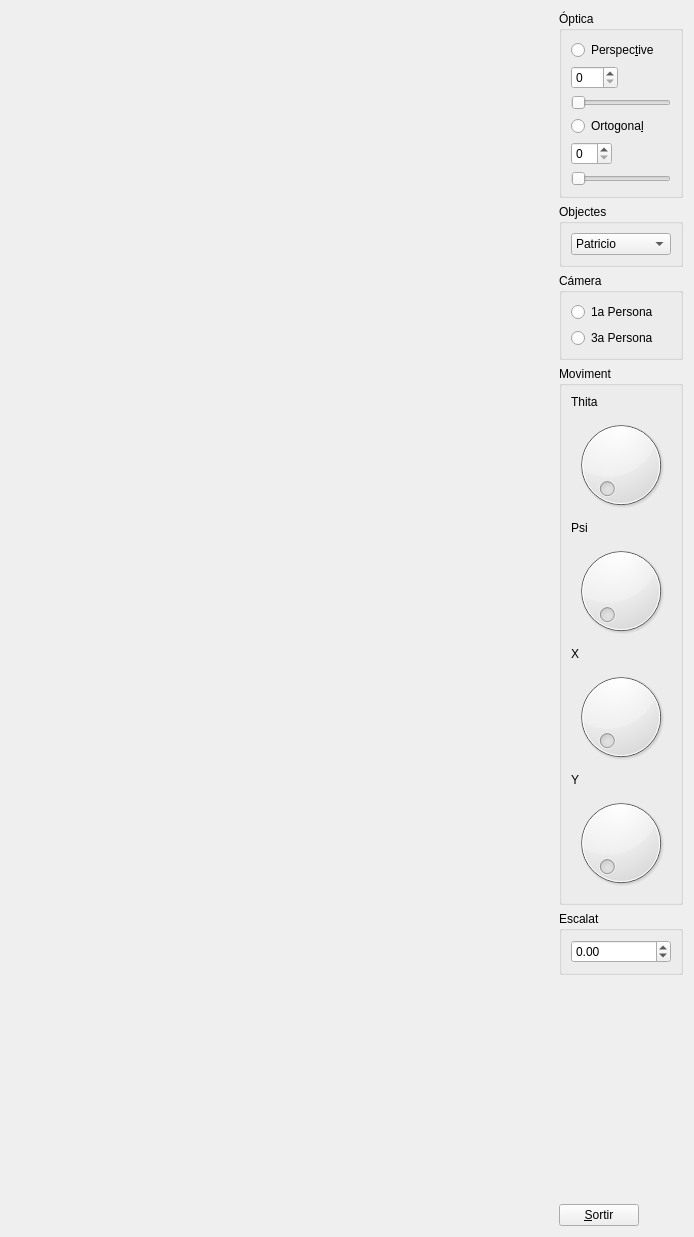
<?xml version="1.0" encoding="UTF-8"?>
<ui version="4.0">
 <class>MyForm</class>
 <widget class="QWidget" name="MyForm">
  <property name="geometry">
   <rect>
    <x>0</x>
    <y>0</y>
    <width>694</width>
    <height>1237</height>
   </rect>
  </property>
  <property name="windowTitle">
   <string>Form</string>
  </property>
  <layout class="QHBoxLayout" name="horizontalLayout">
   <item>
    <widget class="MyGLWidget" name="widget" native="true">
     <property name="sizePolicy">
      <sizepolicy hsizetype="Expanding" vsizetype="Expanding">
       <horstretch>0</horstretch>
       <verstretch>0</verstretch>
      </sizepolicy>
     </property>
    </widget>
   </item>
   <item>
    <layout class="QVBoxLayout" name="verticalLayout">
     <item>
      <widget class="QGroupBox" name="groupBox">
       <property name="sizePolicy">
        <sizepolicy hsizetype="Minimum" vsizetype="Minimum">
         <horstretch>0</horstretch>
         <verstretch>0</verstretch>
        </sizepolicy>
       </property>
       <property name="title">
        <string>Óptica</string>
       </property>
       <property name="checkable">
        <bool>false</bool>
       </property>
       <layout class="QVBoxLayout" name="verticalLayout_2">
        <item>
         <widget class="QRadioButton" name="radioButton">
          <property name="text">
           <string>Perspec&amp;tive</string>
          </property>
          <property name="autoExclusive">
           <bool>true</bool>
          </property>
         </widget>
        </item>
        <item>
         <widget class="QSpinBox" name="spinBox">
          <property name="sizePolicy">
           <sizepolicy hsizetype="Fixed" vsizetype="Fixed">
            <horstretch>0</horstretch>
            <verstretch>0</verstretch>
           </sizepolicy>
          </property>
          <property name="maximum">
           <number>160</number>
          </property>
         </widget>
        </item>
        <item>
         <widget class="QSlider" name="horizontalSlider_2">
          <property name="sizePolicy">
           <sizepolicy hsizetype="Preferred" vsizetype="Fixed">
            <horstretch>0</horstretch>
            <verstretch>0</verstretch>
           </sizepolicy>
          </property>
          <property name="minimum">
           <number>15</number>
          </property>
          <property name="maximum">
           <number>160</number>
          </property>
          <property name="orientation">
           <enum>Qt::Horizontal</enum>
          </property>
         </widget>
        </item>
        <item>
         <widget class="QRadioButton" name="radioButton_2">
          <property name="text">
           <string>Ortogona&amp;l</string>
          </property>
          <property name="checked">
           <bool>false</bool>
          </property>
          <property name="autoExclusive">
           <bool>true</bool>
          </property>
         </widget>
        </item>
        <item>
         <widget class="QSpinBox" name="spinBox_2">
          <property name="sizePolicy">
           <sizepolicy hsizetype="Fixed" vsizetype="Fixed">
            <horstretch>0</horstretch>
            <verstretch>0</verstretch>
           </sizepolicy>
          </property>
          <property name="maximum">
           <number>36</number>
          </property>
         </widget>
        </item>
        <item>
         <widget class="QSlider" name="horizontalSlider">
          <property name="sizePolicy">
           <sizepolicy hsizetype="Preferred" vsizetype="Fixed">
            <horstretch>0</horstretch>
            <verstretch>0</verstretch>
           </sizepolicy>
          </property>
          <property name="maximum">
           <number>36</number>
          </property>
          <property name="orientation">
           <enum>Qt::Horizontal</enum>
          </property>
         </widget>
        </item>
       </layout>
      </widget>
     </item>
     <item>
      <widget class="QGroupBox" name="groupBox_2">
       <property name="enabled">
        <bool>true</bool>
       </property>
       <property name="sizePolicy">
        <sizepolicy hsizetype="Minimum" vsizetype="Minimum">
         <horstretch>0</horstretch>
         <verstretch>0</verstretch>
        </sizepolicy>
       </property>
       <property name="title">
        <string>Objectes</string>
       </property>
       <layout class="QVBoxLayout" name="verticalLayout_3">
        <item>
         <widget class="QComboBox" name="comboBox">
          <item>
           <property name="text">
            <string>Patricio</string>
           </property>
          </item>
          <item>
           <property name="text">
            <string>Legoman</string>
           </property>
          </item>
          <item>
           <property name="text">
            <string>Vaca</string>
           </property>
          </item>
         </widget>
        </item>
       </layout>
      </widget>
     </item>
     <item>
      <widget class="QGroupBox" name="groupBox_3">
       <property name="enabled">
        <bool>true</bool>
       </property>
       <property name="sizePolicy">
        <sizepolicy hsizetype="Minimum" vsizetype="Minimum">
         <horstretch>0</horstretch>
         <verstretch>0</verstretch>
        </sizepolicy>
       </property>
       <property name="title">
        <string>Cámera</string>
       </property>
       <layout class="QVBoxLayout" name="verticalLayout_5">
        <item>
         <widget class="QRadioButton" name="radioButton_3">
          <property name="text">
           <string>1a Persona</string>
          </property>
         </widget>
        </item>
        <item>
         <widget class="QRadioButton" name="radioButton_4">
          <property name="text">
           <string>3a Persona</string>
          </property>
         </widget>
        </item>
       </layout>
      </widget>
     </item>
     <item>
      <widget class="QGroupBox" name="groupBox_4">
       <property name="sizePolicy">
        <sizepolicy hsizetype="Minimum" vsizetype="Minimum">
         <horstretch>0</horstretch>
         <verstretch>0</verstretch>
        </sizepolicy>
       </property>
       <property name="title">
        <string>Moviment</string>
       </property>
       <property name="checkable">
        <bool>false</bool>
       </property>
       <layout class="QVBoxLayout" name="verticalLayout_4">
        <item>
         <widget class="QLabel" name="label">
          <property name="text">
           <string>Thita</string>
          </property>
         </widget>
        </item>
        <item>
         <widget class="QDial" name="dial_5">
          <property name="sizePolicy">
           <sizepolicy hsizetype="Preferred" vsizetype="Preferred">
            <horstretch>0</horstretch>
            <verstretch>0</verstretch>
           </sizepolicy>
          </property>
          <property name="maximum">
           <number>359</number>
          </property>
         </widget>
        </item>
        <item>
         <widget class="QLabel" name="label_2">
          <property name="text">
           <string>Psi</string>
          </property>
         </widget>
        </item>
        <item>
         <widget class="QDial" name="dial_2">
          <property name="sizePolicy">
           <sizepolicy hsizetype="Preferred" vsizetype="Preferred">
            <horstretch>0</horstretch>
            <verstretch>0</verstretch>
           </sizepolicy>
          </property>
          <property name="maximum">
           <number>359</number>
          </property>
         </widget>
        </item>
        <item>
         <widget class="QLabel" name="label_3">
          <property name="text">
           <string>X</string>
          </property>
         </widget>
        </item>
        <item>
         <widget class="QDial" name="dial_3">
          <property name="maximum">
           <number>359</number>
          </property>
         </widget>
        </item>
        <item>
         <widget class="QLabel" name="label_4">
          <property name="text">
           <string>Y</string>
          </property>
         </widget>
        </item>
        <item>
         <widget class="QDial" name="dial_4">
          <property name="maximum">
           <number>359</number>
          </property>
         </widget>
        </item>
       </layout>
      </widget>
     </item>
     <item>
      <widget class="QGroupBox" name="groupBox_5">
       <property name="title">
        <string>Escalat</string>
       </property>
       <layout class="QVBoxLayout" name="verticalLayout_6">
        <item>
         <widget class="QDoubleSpinBox" name="doubleSpinBox">
          <property name="minimum">
           <double>-99.989999999999995</double>
          </property>
         </widget>
        </item>
       </layout>
      </widget>
     </item>
     <item>
      <spacer name="verticalSpacer">
       <property name="orientation">
        <enum>Qt::Vertical</enum>
       </property>
       <property name="sizeHint" stdset="0">
        <size>
         <width>20</width>
         <height>40</height>
        </size>
       </property>
      </spacer>
     </item>
     <item>
      <widget class="QPushButton" name="pushButton">
       <property name="sizePolicy">
        <sizepolicy hsizetype="Fixed" vsizetype="Fixed">
         <horstretch>0</horstretch>
         <verstretch>0</verstretch>
        </sizepolicy>
       </property>
       <property name="text">
        <string>&amp;Sortir</string>
       </property>
      </widget>
     </item>
    </layout>
   </item>
  </layout>
 </widget>
 <customwidgets>
  <customwidget>
   <class>MyGLWidget</class>
   <extends>QWidget</extends>
   <header>MyGLWidget.h</header>
   <container>1</container>
   <slots>
    <signal>setPressP(bool)</signal>
    <signal>setPress(bool)</signal>
    <signal>updatepsi(int)</signal>
    <signal>updatethita(int)</signal>
    <signal>setPressPrimera(bool)</signal>
    <signal>setPressTercera(bool)</signal>
    <signal>updatex(int)</signal>
    <signal>updatey(int)</signal>
    <signal>updateEscalat(double)</signal>
    <slot>ZoomPerspectiva(int)</slot>
    <slot>Perspective(bool)</slot>
    <slot>Ortogonal(bool)</slot>
    <slot>CarregaModel(QString)</slot>
    <slot>ZoomOrtogonal(int)</slot>
    <slot>updateThita(int)</slot>
    <slot>updatePsi(int)</slot>
    <slot>updateX(int)</slot>
    <slot>updateY(int)</slot>
    <slot>Primera(bool)</slot>
    <slot>Tercera(bool)</slot>
    <slot>setEscalat(double)</slot>
   </slots>
  </customwidget>
 </customwidgets>
 <resources/>
 <connections>
  <connection>
   <sender>pushButton</sender>
   <signal>clicked()</signal>
   <receiver>MyForm</receiver>
   <slot>close()</slot>
   <hints>
    <hint type="sourcelabel">
     <x>632</x>
     <y>762</y>
    </hint>
    <hint type="destinationlabel">
     <x>693</x>
     <y>529</y>
    </hint>
   </hints>
  </connection>
  <connection>
   <sender>radioButton</sender>
   <signal>clicked(bool)</signal>
   <receiver>widget</receiver>
   <slot>Perspective(bool)</slot>
   <hints>
    <hint type="sourcelabel">
     <x>674</x>
     <y>56</y>
    </hint>
    <hint type="destinationlabel">
     <x>540</x>
     <y>89</y>
    </hint>
   </hints>
  </connection>
  <connection>
   <sender>radioButton_2</sender>
   <signal>clicked(bool)</signal>
   <receiver>widget</receiver>
   <slot>Ortogonal(bool)</slot>
   <hints>
    <hint type="sourcelabel">
     <x>674</x>
     <y>152</y>
    </hint>
    <hint type="destinationlabel">
     <x>540</x>
     <y>62</y>
    </hint>
   </hints>
  </connection>
  <connection>
   <sender>comboBox</sender>
   <signal>currentTextChanged(QString)</signal>
   <receiver>widget</receiver>
   <slot>CarregaModel(QString)</slot>
   <hints>
    <hint type="sourcelabel">
     <x>674</x>
     <y>289</y>
    </hint>
    <hint type="destinationlabel">
     <x>540</x>
     <y>231</y>
    </hint>
   </hints>
  </connection>
  <connection>
   <sender>horizontalSlider_2</sender>
   <signal>valueChanged(int)</signal>
   <receiver>spinBox</receiver>
   <slot>setValue(int)</slot>
   <hints>
    <hint type="sourcelabel">
     <x>674</x>
     <y>97</y>
    </hint>
    <hint type="destinationlabel">
     <x>612</x>
     <y>75</y>
    </hint>
   </hints>
  </connection>
  <connection>
   <sender>horizontalSlider</sender>
   <signal>valueChanged(int)</signal>
   <receiver>spinBox_2</receiver>
   <slot>setValue(int)</slot>
   <hints>
    <hint type="sourcelabel">
     <x>674</x>
     <y>207</y>
    </hint>
    <hint type="destinationlabel">
     <x>612</x>
     <y>181</y>
    </hint>
   </hints>
  </connection>
  <connection>
   <sender>radioButton</sender>
   <signal>toggled(bool)</signal>
   <receiver>spinBox</receiver>
   <slot>setVisible(bool)</slot>
   <hints>
    <hint type="sourcelabel">
     <x>674</x>
     <y>52</y>
    </hint>
    <hint type="destinationlabel">
     <x>612</x>
     <y>80</y>
    </hint>
   </hints>
  </connection>
  <connection>
   <sender>radioButton</sender>
   <signal>toggled(bool)</signal>
   <receiver>horizontalSlider_2</receiver>
   <slot>setVisible(bool)</slot>
   <hints>
    <hint type="sourcelabel">
     <x>674</x>
     <y>48</y>
    </hint>
    <hint type="destinationlabel">
     <x>674</x>
     <y>103</y>
    </hint>
   </hints>
  </connection>
  <connection>
   <sender>radioButton_2</sender>
   <signal>toggled(bool)</signal>
   <receiver>spinBox_2</receiver>
   <slot>setVisible(bool)</slot>
   <hints>
    <hint type="sourcelabel">
     <x>674</x>
     <y>142</y>
    </hint>
    <hint type="destinationlabel">
     <x>612</x>
     <y>171</y>
    </hint>
   </hints>
  </connection>
  <connection>
   <sender>radioButton_2</sender>
   <signal>toggled(bool)</signal>
   <receiver>horizontalSlider</receiver>
   <slot>setVisible(bool)</slot>
   <hints>
    <hint type="sourcelabel">
     <x>674</x>
     <y>147</y>
    </hint>
    <hint type="destinationlabel">
     <x>674</x>
     <y>200</y>
    </hint>
   </hints>
  </connection>
  <connection>
   <sender>horizontalSlider</sender>
   <signal>sliderMoved(int)</signal>
   <receiver>widget</receiver>
   <slot>ZoomOrtogonal(int)</slot>
   <hints>
    <hint type="sourcelabel">
     <x>576</x>
     <y>205</y>
    </hint>
    <hint type="destinationlabel">
     <x>509</x>
     <y>208</y>
    </hint>
   </hints>
  </connection>
  <connection>
   <sender>horizontalSlider_2</sender>
   <signal>sliderMoved(int)</signal>
   <receiver>widget</receiver>
   <slot>ZoomPerspectiva(int)</slot>
   <hints>
    <hint type="sourcelabel">
     <x>586</x>
     <y>114</y>
    </hint>
    <hint type="destinationlabel">
     <x>512</x>
     <y>112</y>
    </hint>
   </hints>
  </connection>
  <connection>
   <sender>widget</sender>
   <signal>setPressP(bool)</signal>
   <receiver>radioButton</receiver>
   <slot>click()</slot>
   <hints>
    <hint type="sourcelabel">
     <x>508</x>
     <y>39</y>
    </hint>
    <hint type="destinationlabel">
     <x>582</x>
     <y>48</y>
    </hint>
   </hints>
  </connection>
  <connection>
   <sender>widget</sender>
   <signal>setPress(bool)</signal>
   <receiver>radioButton_2</receiver>
   <slot>click()</slot>
   <hints>
    <hint type="sourcelabel">
     <x>493</x>
     <y>145</y>
    </hint>
    <hint type="destinationlabel">
     <x>570</x>
     <y>146</y>
    </hint>
   </hints>
  </connection>
  <connection>
   <sender>dial_2</sender>
   <signal>sliderMoved(int)</signal>
   <receiver>widget</receiver>
   <slot>updatePsi(int)</slot>
   <hints>
    <hint type="sourcelabel">
     <x>576</x>
     <y>533</y>
    </hint>
    <hint type="destinationlabel">
     <x>482</x>
     <y>493</y>
    </hint>
   </hints>
  </connection>
  <connection>
   <sender>widget</sender>
   <signal>updatepsi(int)</signal>
   <receiver>dial_2</receiver>
   <slot>setValue(int)</slot>
   <hints>
    <hint type="sourcelabel">
     <x>509</x>
     <y>526</y>
    </hint>
    <hint type="destinationlabel">
     <x>585</x>
     <y>533</y>
    </hint>
   </hints>
  </connection>
  <connection>
   <sender>widget</sender>
   <signal>updatethita(int)</signal>
   <receiver>dial_5</receiver>
   <slot>setValue(int)</slot>
   <hints>
    <hint type="sourcelabel">
     <x>494</x>
     <y>394</y>
    </hint>
    <hint type="destinationlabel">
     <x>580</x>
     <y>475</y>
    </hint>
   </hints>
  </connection>
  <connection>
   <sender>dial_5</sender>
   <signal>sliderMoved(int)</signal>
   <receiver>widget</receiver>
   <slot>updateThita(int)</slot>
   <hints>
    <hint type="sourcelabel">
     <x>586</x>
     <y>470</y>
    </hint>
    <hint type="destinationlabel">
     <x>516</x>
     <y>365</y>
    </hint>
   </hints>
  </connection>
  <connection>
   <sender>radioButton_4</sender>
   <signal>toggled(bool)</signal>
   <receiver>dial_5</receiver>
   <slot>setVisible(bool)</slot>
   <hints>
    <hint type="sourcelabel">
     <x>625</x>
     <y>373</y>
    </hint>
    <hint type="destinationlabel">
     <x>631</x>
     <y>465</y>
    </hint>
   </hints>
  </connection>
  <connection>
   <sender>radioButton_4</sender>
   <signal>toggled(bool)</signal>
   <receiver>dial_2</receiver>
   <slot>setVisible(bool)</slot>
   <hints>
    <hint type="sourcelabel">
     <x>651</x>
     <y>374</y>
    </hint>
    <hint type="destinationlabel">
     <x>652</x>
     <y>523</y>
    </hint>
   </hints>
  </connection>
  <connection>
   <sender>radioButton_3</sender>
   <signal>toggled(bool)</signal>
   <receiver>dial_3</receiver>
   <slot>setVisible(bool)</slot>
   <hints>
    <hint type="sourcelabel">
     <x>602</x>
     <y>349</y>
    </hint>
    <hint type="destinationlabel">
     <x>608</x>
     <y>578</y>
    </hint>
   </hints>
  </connection>
  <connection>
   <sender>radioButton_3</sender>
   <signal>toggled(bool)</signal>
   <receiver>dial_4</receiver>
   <slot>setVisible(bool)</slot>
   <hints>
    <hint type="sourcelabel">
     <x>590</x>
     <y>346</y>
    </hint>
    <hint type="destinationlabel">
     <x>630</x>
     <y>639</y>
    </hint>
   </hints>
  </connection>
  <connection>
   <sender>radioButton_3</sender>
   <signal>toggled(bool)</signal>
   <receiver>label_3</receiver>
   <slot>setVisible(bool)</slot>
   <hints>
    <hint type="sourcelabel">
     <x>594</x>
     <y>352</y>
    </hint>
    <hint type="destinationlabel">
     <x>589</x>
     <y>554</y>
    </hint>
   </hints>
  </connection>
  <connection>
   <sender>radioButton_3</sender>
   <signal>toggled(bool)</signal>
   <receiver>label_4</receiver>
   <slot>setVisible(bool)</slot>
   <hints>
    <hint type="sourcelabel">
     <x>574</x>
     <y>347</y>
    </hint>
    <hint type="destinationlabel">
     <x>571</x>
     <y>613</y>
    </hint>
   </hints>
  </connection>
  <connection>
   <sender>radioButton_4</sender>
   <signal>toggled(bool)</signal>
   <receiver>label</receiver>
   <slot>setVisible(bool)</slot>
   <hints>
    <hint type="sourcelabel">
     <x>602</x>
     <y>378</y>
    </hint>
    <hint type="destinationlabel">
     <x>596</x>
     <y>440</y>
    </hint>
   </hints>
  </connection>
  <connection>
   <sender>radioButton_4</sender>
   <signal>toggled(bool)</signal>
   <receiver>label_2</receiver>
   <slot>setVisible(bool)</slot>
   <hints>
    <hint type="sourcelabel">
     <x>615</x>
     <y>377</y>
    </hint>
    <hint type="destinationlabel">
     <x>588</x>
     <y>496</y>
    </hint>
   </hints>
  </connection>
  <connection>
   <sender>widget</sender>
   <signal>setPressPrimera(bool)</signal>
   <receiver>radioButton_3</receiver>
   <slot>click()</slot>
   <hints>
    <hint type="sourcelabel">
     <x>487</x>
     <y>336</y>
    </hint>
    <hint type="destinationlabel">
     <x>572</x>
     <y>345</y>
    </hint>
   </hints>
  </connection>
  <connection>
   <sender>widget</sender>
   <signal>setPressTercera(bool)</signal>
   <receiver>radioButton_4</receiver>
   <slot>click()</slot>
   <hints>
    <hint type="sourcelabel">
     <x>520</x>
     <y>378</y>
    </hint>
    <hint type="destinationlabel">
     <x>572</x>
     <y>379</y>
    </hint>
   </hints>
  </connection>
  <connection>
   <sender>dial_3</sender>
   <signal>sliderMoved(int)</signal>
   <receiver>widget</receiver>
   <slot>updateX(int)</slot>
   <hints>
    <hint type="sourcelabel">
     <x>567</x>
     <y>577</y>
    </hint>
    <hint type="destinationlabel">
     <x>522</x>
     <y>608</y>
    </hint>
   </hints>
  </connection>
  <connection>
   <sender>dial_4</sender>
   <signal>sliderMoved(int)</signal>
   <receiver>widget</receiver>
   <slot>updateY(int)</slot>
   <hints>
    <hint type="sourcelabel">
     <x>583</x>
     <y>649</y>
    </hint>
    <hint type="destinationlabel">
     <x>526</x>
     <y>698</y>
    </hint>
   </hints>
  </connection>
  <connection>
   <sender>widget</sender>
   <signal>updatex(int)</signal>
   <receiver>dial_3</receiver>
   <slot>setValue(int)</slot>
   <hints>
    <hint type="sourcelabel">
     <x>488</x>
     <y>628</y>
    </hint>
    <hint type="destinationlabel">
     <x>583</x>
     <y>591</y>
    </hint>
   </hints>
  </connection>
  <connection>
   <sender>widget</sender>
   <signal>updatey(int)</signal>
   <receiver>dial_4</receiver>
   <slot>setValue(int)</slot>
   <hints>
    <hint type="sourcelabel">
     <x>510</x>
     <y>715</y>
    </hint>
    <hint type="destinationlabel">
     <x>585</x>
     <y>649</y>
    </hint>
   </hints>
  </connection>
  <connection>
   <sender>radioButton_3</sender>
   <signal>clicked(bool)</signal>
   <receiver>widget</receiver>
   <slot>Primera(bool)</slot>
   <hints>
    <hint type="sourcelabel">
     <x>567</x>
     <y>339</y>
    </hint>
    <hint type="destinationlabel">
     <x>520</x>
     <y>332</y>
    </hint>
   </hints>
  </connection>
  <connection>
   <sender>radioButton_4</sender>
   <signal>clicked(bool)</signal>
   <receiver>widget</receiver>
   <slot>Tercera(bool)</slot>
   <hints>
    <hint type="sourcelabel">
     <x>575</x>
     <y>367</y>
    </hint>
    <hint type="destinationlabel">
     <x>514</x>
     <y>370</y>
    </hint>
   </hints>
  </connection>
  <connection>
   <sender>doubleSpinBox</sender>
   <signal>valueChanged(double)</signal>
   <receiver>widget</receiver>
   <slot>setEscalat(double)</slot>
   <hints>
    <hint type="sourcelabel">
     <x>570</x>
     <y>722</y>
    </hint>
    <hint type="destinationlabel">
     <x>487</x>
     <y>737</y>
    </hint>
   </hints>
  </connection>
  <connection>
   <sender>widget</sender>
   <signal>updateEscalat(double)</signal>
   <receiver>doubleSpinBox</receiver>
   <slot>setValue(double)</slot>
   <hints>
    <hint type="sourcelabel">
     <x>513</x>
     <y>672</y>
    </hint>
    <hint type="destinationlabel">
     <x>618</x>
     <y>710</y>
    </hint>
   </hints>
  </connection>
 </connections>
</ui>
